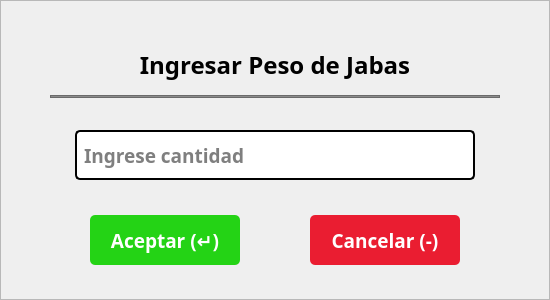
    <widget class="QFrame" name="frmIngresarCantidadJabas">
     <property name="geometry">
      <rect>
       <x>685</x>
       <y>390</y>
       <width>550</width>
       <height>300</height>
      </rect>
     </property>
     <property name="styleSheet">
      <string notr="true">#frmIngresarCantidadJabas{background-color: rgb(255, 255, 255);
color: rgb(0, 0, 0);
border:none;
border-radius: 10px;
border: 2px solid #D9D9D9;}</string>
     </property>
     <property name="frameShape">
      <enum>QFrame::StyledPanel</enum>
     </property>
     <property name="frameShadow">
      <enum>QFrame::Raised</enum>
     </property>
     <widget class="QLabel" name="lblTextoIngresarCantidad_2">
      <property name="geometry">
       <rect>
        <x>50</x>
        <y>35</y>
        <width>450</width>
        <height>60</height>
       </rect>
      </property>
      <property name="font">
       <font>
        <family>Poppins</family>
        <pointsize>18</pointsize>
        <weight>75</weight>
        <bold>true</bold>
       </font>
      </property>
      <property name="text">
       <string>Ingresar Peso de Jabas</string>
      </property>
      <property name="alignment">
       <set>Qt::AlignCenter</set>
      </property>
     </widget>
     <widget class="QLineEdit" name="txtPesoParaIngresarJabas">
      <property name="geometry">
       <rect>
        <x>75</x>
        <y>130</y>
        <width>400</width>
        <height>50</height>
       </rect>
      </property>
      <property name="font">
       <font>
        <family>Poppins</family>
        <pointsize>14</pointsize>
        <weight>75</weight>
        <bold>true</bold>
       </font>
      </property>
      <property name="styleSheet">
       <string notr="true">background-color: rgb(255, 255, 255);
color: rgb(0, 0, 0);
border-radius: 5px;
border: 2px solid #000;
padding: 5px</string>
      </property>
      <property name="text">
       <string/>
      </property>
      <property name="placeholderText">
       <string>Ingrese cantidad</string>
      </property>
     </widget>
     <widget class="QPushButton" name="btnAceptarFrmRegistrarCantidadJabas">
      <property name="geometry">
       <rect>
        <x>90</x>
        <y>215</y>
        <width>150</width>
        <height>50</height>
       </rect>
      </property>
      <property name="font">
       <font>
        <family>Poppins</family>
        <pointsize>14</pointsize>
        <weight>75</weight>
        <bold>true</bold>
       </font>
      </property>
      <property name="cursor">
       <cursorShape>PointingHandCursor</cursorShape>
      </property>
      <property name="styleSheet">
       <string notr="true">background-color: rgb(36, 211, 21);
color: rgb(255, 255, 255);
border:none;
border-radius: 5px;</string>
      </property>
      <property name="text">
       <string>Aceptar (↵)</string>
      </property>
      <property name="flat">
       <bool>false</bool>
      </property>
     </widget>
     <widget class="QPushButton" name="btnCancelarFrmRegistrarCantidadJabas">
      <property name="geometry">
       <rect>
        <x>310</x>
        <y>215</y>
        <width>150</width>
        <height>50</height>
       </rect>
      </property>
      <property name="font">
       <font>
        <family>Poppins</family>
        <pointsize>14</pointsize>
        <weight>75</weight>
        <bold>true</bold>
       </font>
      </property>
      <property name="cursor">
       <cursorShape>PointingHandCursor</cursorShape>
      </property>
      <property name="styleSheet">
       <string notr="true">background-color: rgb(234, 29, 49);
color: rgb(255, 255, 255);
border:none;
border-radius: 5px;</string>
      </property>
      <property name="text">
       <string>Cancelar (-)</string>
      </property>
     </widget>
     <widget class="QFrame" name="frame_3">
      <property name="geometry">
       <rect>
        <x>50</x>
        <y>95</y>
        <width>450</width>
        <height>3</height>
       </rect>
      </property>
      <property name="styleSheet">
       <string notr="true">background-color: rgb(139, 139, 139);</string>
      </property>
      <property name="frameShape">
       <enum>QFrame::StyledPanel</enum>
      </property>
      <property name="frameShadow">
       <enum>QFrame::Raised</enum>
      </property>
     </widget>
    </widget>
